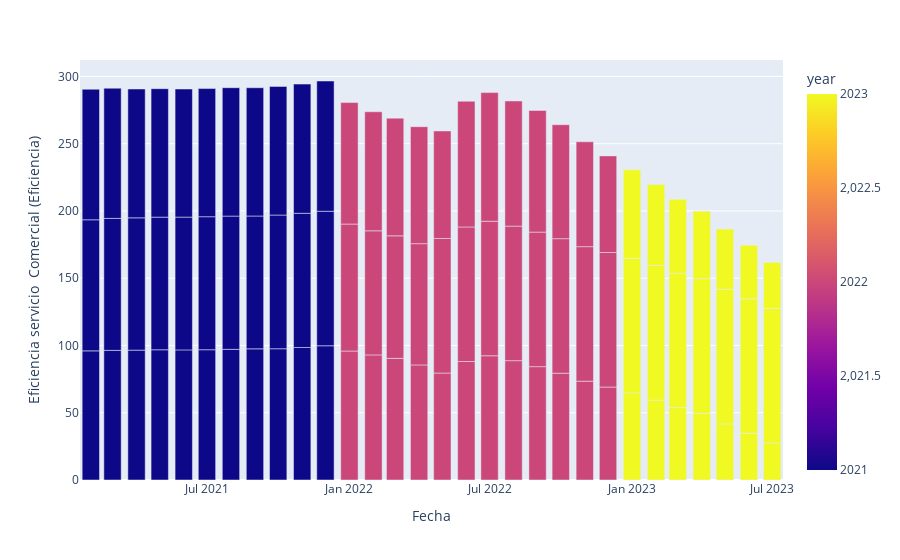

The code cell stored with this chart in its notebook:
### Code cell
# Reclamos
a = df.copy()
a["year"] = a['Fecha'].dt.year
a["month"] = a['Fecha'].dt.month
px.bar(a, color='year', y='Eficiencia servicio  Comercial (Eficiencia)', x='Fecha')
